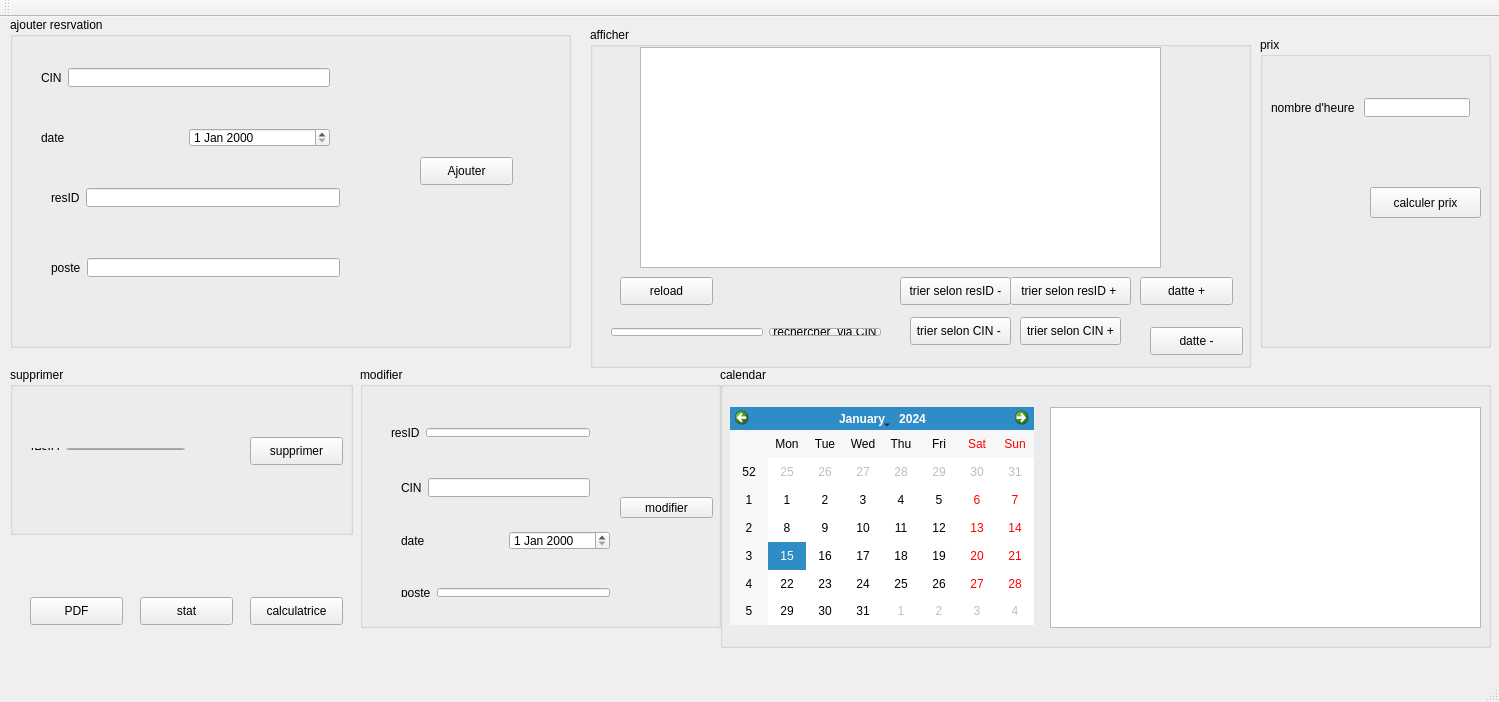
<?xml version="1.0" encoding="UTF-8"?>
<ui version="4.0">
 <class>MainWindow</class>
 <widget class="QMainWindow" name="MainWindow">
  <property name="geometry">
   <rect>
    <x>0</x>
    <y>0</y>
    <width>1499</width>
    <height>702</height>
   </rect>
  </property>
  <property name="windowTitle">
   <string>Gestion des Clients</string>
  </property>
  <widget class="QWidget" name="centralWidget">
   <widget class="QGroupBox" name="groupBox">
    <property name="geometry">
     <rect>
      <x>10</x>
      <y>0</y>
      <width>561</width>
      <height>331</height>
     </rect>
    </property>
    <property name="title">
     <string>ajouter resrvation</string>
    </property>
    <widget class="QPushButton" name="pb_ajouter">
     <property name="geometry">
      <rect>
       <x>410</x>
       <y>140</y>
       <width>93</width>
       <height>28</height>
      </rect>
     </property>
     <property name="text">
      <string>Ajouter</string>
     </property>
    </widget>
    <widget class="QWidget" name="layoutWidget">
     <property name="geometry">
      <rect>
       <x>30</x>
       <y>230</y>
       <width>311</width>
       <height>41</height>
      </rect>
     </property>
     <layout class="QHBoxLayout" name="horizontalLayout_2">
      <item>
       <widget class="QLabel" name="label_4">
        <property name="text">
         <string>poste</string>
        </property>
       </widget>
      </item>
      <item>
       <widget class="QLineEdit" name="lineEdit_poste"/>
      </item>
     </layout>
    </widget>
    <widget class="QWidget" name="layoutWidget">
     <property name="geometry">
      <rect>
       <x>30</x>
       <y>160</y>
       <width>311</width>
       <height>41</height>
      </rect>
     </property>
     <layout class="QHBoxLayout" name="horizontalLayout_3">
      <item>
       <widget class="QLabel" name="label_3">
        <property name="text">
         <string>resID</string>
        </property>
       </widget>
      </item>
      <item>
       <widget class="QLineEdit" name="lineEdit_resID"/>
      </item>
     </layout>
    </widget>
    <widget class="QWidget" name="layoutWidget">
     <property name="geometry">
      <rect>
       <x>20</x>
       <y>100</y>
       <width>311</width>
       <height>41</height>
      </rect>
     </property>
     <layout class="QHBoxLayout" name="horizontalLayout_4">
      <item>
       <widget class="QLabel" name="label_2">
        <property name="text">
         <string>date</string>
        </property>
       </widget>
      </item>
      <item>
       <widget class="QDateEdit" name="lineEdit_datte"/>
      </item>
     </layout>
    </widget>
    <widget class="QWidget" name="layoutWidget">
     <property name="geometry">
      <rect>
       <x>20</x>
       <y>40</y>
       <width>311</width>
       <height>41</height>
      </rect>
     </property>
     <layout class="QHBoxLayout" name="horizontalLayout_5">
      <item>
       <widget class="QLabel" name="label">
        <property name="text">
         <string>CIN</string>
        </property>
       </widget>
      </item>
      <item>
       <widget class="QLineEdit" name="lineEdit_CIN"/>
      </item>
     </layout>
    </widget>
   </widget>
   <widget class="QGroupBox" name="groupBox_2">
    <property name="geometry">
     <rect>
      <x>590</x>
      <y>10</y>
      <width>661</width>
      <height>341</height>
     </rect>
    </property>
    <property name="title">
     <string>afficher</string>
    </property>
    <widget class="QTableView" name="tab_reservation">
     <property name="geometry">
      <rect>
       <x>50</x>
       <y>20</y>
       <width>521</width>
       <height>221</height>
      </rect>
     </property>
    </widget>
    <widget class="QPushButton" name="pb_tri_CIN">
     <property name="geometry">
      <rect>
       <x>430</x>
       <y>290</y>
       <width>101</width>
       <height>28</height>
      </rect>
     </property>
     <property name="text">
      <string>trier selon CIN +</string>
     </property>
    </widget>
    <widget class="QPushButton" name="pushButton">
     <property name="geometry">
      <rect>
       <x>420</x>
       <y>250</y>
       <width>121</width>
       <height>28</height>
      </rect>
     </property>
     <property name="text">
      <string>trier selon resID + </string>
     </property>
    </widget>
    <widget class="QPushButton" name="pb_reload">
     <property name="geometry">
      <rect>
       <x>30</x>
       <y>250</y>
       <width>93</width>
       <height>28</height>
      </rect>
     </property>
     <property name="text">
      <string>reload</string>
     </property>
    </widget>
    <widget class="QWidget" name="layoutWidget">
     <property name="geometry">
      <rect>
       <x>10</x>
       <y>290</y>
       <width>292</width>
       <height>30</height>
      </rect>
     </property>
     <layout class="QHBoxLayout" name="horizontalLayout">
      <item>
       <widget class="QLineEdit" name="lineEdit_recherer"/>
      </item>
      <item>
       <widget class="QPushButton" name="rechercher_pb">
        <property name="text">
         <string>rechercher  via CIN</string>
        </property>
       </widget>
      </item>
     </layout>
    </widget>
    <widget class="QPushButton" name="pb_tri_resID_d">
     <property name="geometry">
      <rect>
       <x>310</x>
       <y>250</y>
       <width>111</width>
       <height>28</height>
      </rect>
     </property>
     <property name="text">
      <string>trier selon resID -</string>
     </property>
    </widget>
    <widget class="QPushButton" name="pb_trier_CIN_d">
     <property name="geometry">
      <rect>
       <x>320</x>
       <y>290</y>
       <width>101</width>
       <height>28</height>
      </rect>
     </property>
     <property name="text">
      <string>trier selon CIN - </string>
     </property>
    </widget>
    <widget class="QPushButton" name="pb_datte_c">
     <property name="geometry">
      <rect>
       <x>550</x>
       <y>250</y>
       <width>93</width>
       <height>28</height>
      </rect>
     </property>
     <property name="text">
      <string>datte +</string>
     </property>
    </widget>
    <widget class="QPushButton" name="pb_datte_d">
     <property name="geometry">
      <rect>
       <x>560</x>
       <y>300</y>
       <width>93</width>
       <height>28</height>
      </rect>
     </property>
     <property name="text">
      <string>datte -</string>
     </property>
    </widget>
   </widget>
   <widget class="QGroupBox" name="groupBox_3">
    <property name="geometry">
     <rect>
      <x>10</x>
      <y>350</y>
      <width>343</width>
      <height>168</height>
     </rect>
    </property>
    <property name="title">
     <string>supprimer</string>
    </property>
    <widget class="QPushButton" name="pushButton_supprimer">
     <property name="geometry">
      <rect>
       <x>240</x>
       <y>70</y>
       <width>93</width>
       <height>28</height>
      </rect>
     </property>
     <property name="text">
      <string>supprimer</string>
     </property>
    </widget>
    <widget class="QWidget" name="layoutWidget">
     <property name="geometry">
      <rect>
       <x>10</x>
       <y>70</y>
       <width>176</width>
       <height>24</height>
      </rect>
     </property>
     <layout class="QHBoxLayout" name="horizontalLayout_6">
      <item>
       <widget class="QLabel" name="label_9">
        <property name="text">
         <string>resID</string>
        </property>
       </widget>
      </item>
      <item>
       <widget class="QLineEdit" name="lineEdit_resID_supp"/>
      </item>
     </layout>
    </widget>
   </widget>
   <widget class="QGroupBox" name="groupBox_4">
    <property name="geometry">
     <rect>
      <x>360</x>
      <y>350</y>
      <width>361</width>
      <height>261</height>
     </rect>
    </property>
    <property name="title">
     <string>modifier</string>
    </property>
    <widget class="QPushButton" name="pb_modifier">
     <property name="geometry">
      <rect>
       <x>260</x>
       <y>130</y>
       <width>93</width>
       <height>21</height>
      </rect>
     </property>
     <property name="text">
      <string>modifier</string>
     </property>
    </widget>
    <widget class="QWidget" name="layoutWidget">
     <property name="geometry">
      <rect>
       <x>20</x>
       <y>50</y>
       <width>221</width>
       <height>31</height>
      </rect>
     </property>
     <layout class="QHBoxLayout" name="horizontalLayout_7">
      <item>
       <widget class="QLabel" name="label_13">
        <property name="text">
         <string>resID</string>
        </property>
       </widget>
      </item>
      <item>
       <widget class="QLineEdit" name="lineEdit_modResID"/>
      </item>
     </layout>
    </widget>
    <widget class="QWidget" name="layoutWidget">
     <property name="geometry">
      <rect>
       <x>30</x>
       <y>100</y>
       <width>211</width>
       <height>41</height>
      </rect>
     </property>
     <layout class="QHBoxLayout" name="horizontalLayout_8">
      <item>
       <widget class="QLabel" name="label_14">
        <property name="text">
         <string>CIN</string>
        </property>
       </widget>
      </item>
      <item>
       <widget class="QLineEdit" name="lineEdit_modCIN"/>
      </item>
     </layout>
    </widget>
    <widget class="QWidget" name="layoutWidget">
     <property name="geometry">
      <rect>
       <x>30</x>
       <y>153</y>
       <width>231</width>
       <height>41</height>
      </rect>
     </property>
     <layout class="QHBoxLayout" name="horizontalLayout_9">
      <item>
       <widget class="QLabel" name="label_15">
        <property name="text">
         <string>date</string>
        </property>
       </widget>
      </item>
      <item>
       <widget class="QDateEdit" name="lineEdit_modDatte"/>
      </item>
     </layout>
    </widget>
    <widget class="QWidget" name="layoutWidget">
     <property name="geometry">
      <rect>
       <x>30</x>
       <y>210</y>
       <width>231</width>
       <height>31</height>
      </rect>
     </property>
     <layout class="QHBoxLayout" name="horizontalLayout_10">
      <item>
       <widget class="QLabel" name="label_16">
        <property name="text">
         <string>poste</string>
        </property>
       </widget>
      </item>
      <item>
       <widget class="QLineEdit" name="lineEdit_modposte"/>
      </item>
     </layout>
    </widget>
   </widget>
   <widget class="QPushButton" name="pb_pdf">
    <property name="geometry">
     <rect>
      <x>30</x>
      <y>580</y>
      <width>93</width>
      <height>28</height>
     </rect>
    </property>
    <property name="text">
     <string>PDF</string>
    </property>
   </widget>
   <widget class="QPushButton" name="pb_stat">
    <property name="geometry">
     <rect>
      <x>140</x>
      <y>580</y>
      <width>93</width>
      <height>28</height>
     </rect>
    </property>
    <property name="text">
     <string>stat</string>
    </property>
   </widget>
   <widget class="QGroupBox" name="groupBox_5">
    <property name="geometry">
     <rect>
      <x>720</x>
      <y>350</y>
      <width>771</width>
      <height>281</height>
     </rect>
    </property>
    <property name="title">
     <string>calendar</string>
    </property>
    <widget class="QTableView" name="tableView_agenda">
     <property name="geometry">
      <rect>
       <x>330</x>
       <y>40</y>
       <width>431</width>
       <height>221</height>
      </rect>
     </property>
    </widget>
    <widget class="QCalendarWidget" name="calendar">
     <property name="geometry">
      <rect>
       <x>10</x>
       <y>40</y>
       <width>304</width>
       <height>218</height>
      </rect>
     </property>
    </widget>
   </widget>
   <widget class="QGroupBox" name="groupBox_6">
    <property name="geometry">
     <rect>
      <x>1260</x>
      <y>20</y>
      <width>231</width>
      <height>311</height>
     </rect>
    </property>
    <property name="title">
     <string>prix</string>
    </property>
    <widget class="QPushButton" name="pb_calcul_prix">
     <property name="geometry">
      <rect>
       <x>110</x>
       <y>150</y>
       <width>111</width>
       <height>31</height>
      </rect>
     </property>
     <property name="text">
      <string>calculer prix</string>
     </property>
    </widget>
    <widget class="QWidget" name="layoutWidget">
     <property name="geometry">
      <rect>
       <x>0</x>
       <y>50</y>
       <width>221</width>
       <height>41</height>
      </rect>
     </property>
     <layout class="QHBoxLayout" name="horizontalLayout_11">
      <item>
       <widget class="QLabel" name="label_5">
        <property name="text">
         <string>nombre d'heure </string>
        </property>
       </widget>
      </item>
      <item>
       <widget class="QLineEdit" name="lineEdit_nb_h"/>
      </item>
     </layout>
    </widget>
   </widget>
   <widget class="QPushButton" name="pb_calculatrice">
    <property name="geometry">
     <rect>
      <x>250</x>
      <y>580</y>
      <width>93</width>
      <height>28</height>
     </rect>
    </property>
    <property name="text">
     <string>calculatrice</string>
    </property>
   </widget>
  </widget>
  <widget class="QMenuBar" name="menuBar">
   <property name="geometry">
    <rect>
     <x>0</x>
     <y>0</y>
     <width>1499</width>
     <height>26</height>
    </rect>
   </property>
  </widget>
  <widget class="QToolBar" name="mainToolBar">
   <attribute name="toolBarArea">
    <enum>TopToolBarArea</enum>
   </attribute>
   <attribute name="toolBarBreak">
    <bool>false</bool>
   </attribute>
  </widget>
  <widget class="QStatusBar" name="statusBar"/>
 </widget>
 <layoutdefault spacing="6" margin="11"/>
 <resources/>
 <connections/>
</ui>
